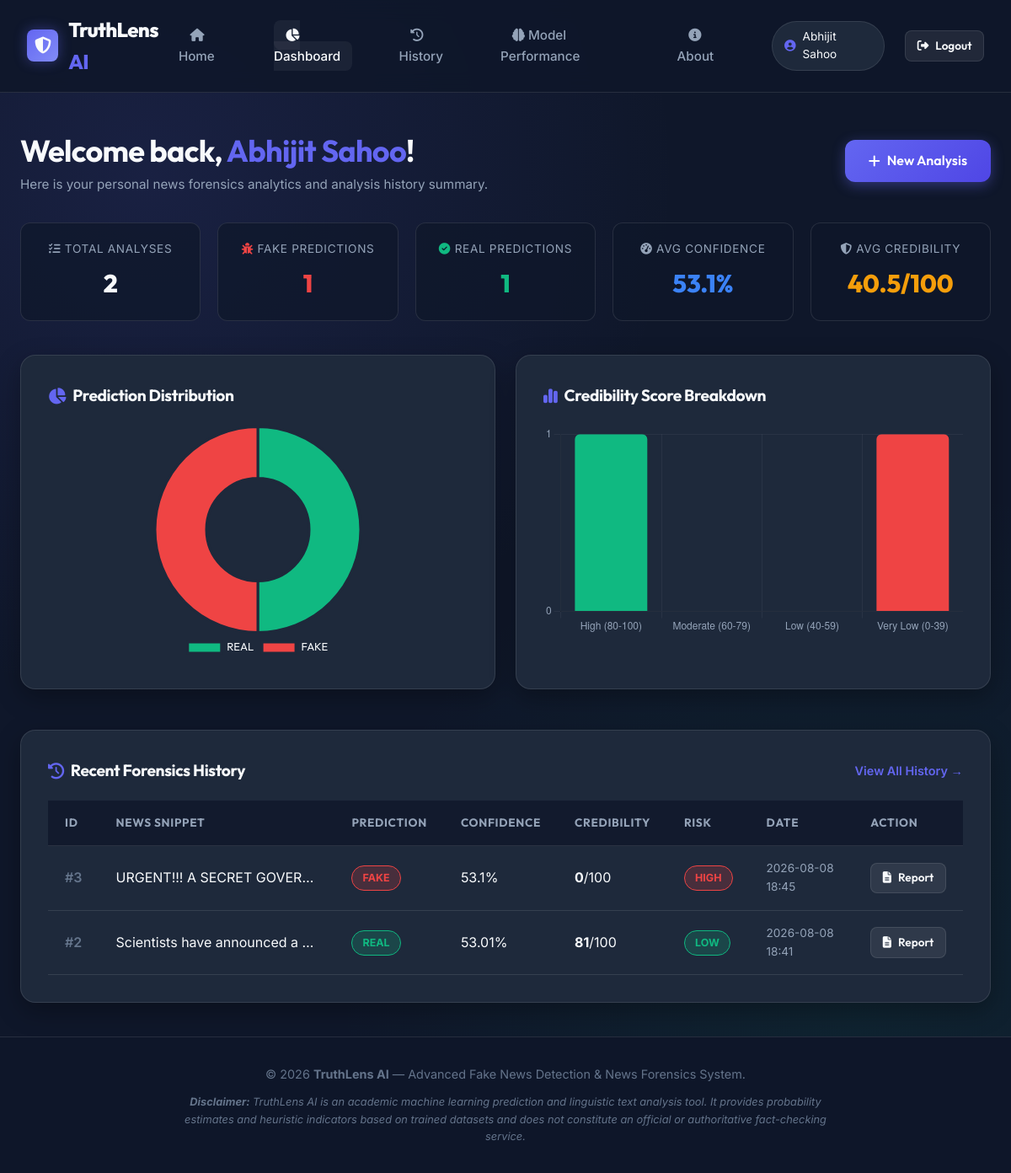
The app's page /dashboard (signed in) with its own data.
### tables this page shows
CREATE TABLE predictions (
            id INTEGER PRIMARY KEY AUTOINCREMENT,
            user_id INTEGER NOT NULL,
            news_text TEXT NOT NULL,
            prediction TEXT NOT NULL,
            confidence REAL NOT NULL,
            credibility_score INTEGER NOT NULL,
            risk_level TEXT NOT NULL,
            clickbait_score INTEGER NOT NULL,
            emotional_score INTEGER NOT NULL,
            word_count INTEGER NOT NULL,
            character_count INTEGER NOT NULL,
            sentence_count INTEGER NOT NULL,
            created_at TIMESTAMP DEFAULT CURRENT_TIMESTAMP,
            FOREIGN KEY (user_id) REFERENCES users (id) ON DELETE CASCADE
        );

### app.py (the view)
@app.route('/dashboard')
@login_required
def dashboard():
    user_id = session['user_id']
    stats = get_user_dashboard_stats(user_id)
    recent_predictions = get_user_predictions(user_id)[:5]
    return render_template('dashboard.html', stats=stats, recent=recent_predictions)

### app.py (called while the page is built)
def login_required(f):
    @wraps(f)
    def decorated_function(*args, **kwargs):
        if 'user_id' not in session:
            flash('Please log in to access this page.', 'warning')
            return redirect(url_for('login'))
        return f(*args, **kwargs)
    return decorated_function

@app.context_processor
def inject_user():
    return {
        'logged_in': 'user_id' in session,
        'user_name': session.get('user_name', ''),
        'user_id': session.get('user_id', None)
    }

### database.py (called while the page is built)
def get_db_connection():
    conn = sqlite3.connect(Config.DATABASE_PATH)
    conn.row_factory = sqlite3.Row
    return conn

def get_user_predictions(user_id, search_query=None, filter_prediction=None):
    conn = get_db_connection()
    cursor = conn.cursor()
    query = "SELECT * FROM predictions WHERE user_id = ?"
    params = [user_id]
    if filter_prediction and filter_prediction in ['REAL', 'FAKE']:
        query += " AND prediction = ?"
        params.append(filter_prediction)
    if search_query:
        query += " AND news_text LIKE ?"
        params.append(f"%{search_query}%")
    query += " ORDER BY created_at DESC"
    cursor.execute(query, params)
    rows = cursor.fetchall()
    conn.close()
    return [dict(row) for row in rows]

### templates/dashboard.html (shortened to what this page needs)
{% extends 'base.html' %}
{% block content %}
<div style="margin-bottom: 2rem; display: flex; justify-content: space-between; align-items: center; flex-wrap: wrap; gap: 1rem;">
  <div>
    <h1 style="font-size: 2.25rem;">Welcome back, <span class="brand-accent">{{ user_name }}</span>!</h1>
    <p style="color: var(--text-muted); font-size: 0.95rem;">Here is your personal news forensics analytics and analysis history summary.</p>
  </div>
  <div>
    <a href="{{ url_for('index') }}" class="btn btn-primary"><i class="fa-solid fa-plus"></i> New Analysis</a>
  </div>
</div>
<div class="metrics-summary-grid" style="margin-bottom: 2.5rem;">
  <div class="metric-stat-box">
    <div class="metric-stat-label"><i class="fa-solid fa-list-check"></i> Total Analyses</div>
    <div class="metric-stat-value" style="color: var(--text-main);">{{ stats.total }}</div>
  </div>
  <div class="metric-stat-box">
    <div class="metric-stat-label"><i class="fa-solid fa-bug" style="color: var(--fake-color);"></i> Fake Predictions</div>
    <div class="metric-stat-value" style="color: var(--fake-color);">{{ stats.fake_count }}</div>
  </div>
  <div class="metric-stat-box">
    <div class="metric-stat-label"><i class="fa-solid fa-check-circle" style="color: var(--real-color);"></i> Real Predictions</div>
    <div class="metric-stat-value" style="color: var(--real-color);">{{ stats.real_count }}</div>
  </div>
  <div class="metric-stat-box">
    <div class="metric-stat-label"><i class="fa-solid fa-gauge-high"></i> Avg Confidence</div>
    <div class="metric-stat-value" style="color: var(--info-color);">{{ stats.avg_confidence }}%</div>
  </div>
  <div class="metric-stat-box">
    <div class="metric-stat-label"><i class="fa-solid fa-shield-halved"></i> Avg Credibility</div>
    <div class="metric-stat-value" style="color: var(--warning-color);">{{ stats.avg_credibility }}/100</div>
  </div>
</div>
{% if stats.total > 0 %}
<div style="display: grid; grid-template-columns: repeat(auto-fit, minmax(340px, 1fr)); gap: 1.5rem; margin-bottom: 3rem;">
  <div class="glass-card">
    <h3 style="font-size: 1.2rem; margin-bottom: 1.25rem; display: flex; align-items: center; gap: 0.5rem;">
      <i class="fa-solid fa-chart-pie" style="color: var(--primary);"></i> Prediction Distribution
    </h3>
    <div style="max-width: 280px; margin: 0 auto;">
      <canvas id="predictionChart"></canvas>
    </div>
  </div>
  <div class="glass-card">
    <h3 style="font-size: 1.2rem; margin-bottom: 1.25rem; display: flex; align-items: center; gap: 0.5rem;">
      <i class="fa-solid fa-chart-simple" style="color: var(--primary);"></i> Credibility Score Breakdown
    </h3>
    <canvas id="credibilityChart" style="max-height: 250px;"></canvas>
  </div>
</div>
{% endif %}
<div class="glass-card">
  <div style="display: flex; justify-content: space-between; align-items: center; margin-bottom: 1.25rem;">
    <h3 style="font-size: 1.2rem; display: flex; align-items: center; gap: 0.5rem;">
      <i class="fa-solid fa-clock-rotate-left" style="color: var(--primary);"></i> Recent Forensics History
    </h3>
    {% if recent %}
      <a href="{{ url_for('history') }}" style="font-size: 0.9rem; font-weight: 600;">View All History →</a>
    {% endif %}
  </div>
  {% if recent %}
  <div class="table-responsive">
    <table class="custom-table">
      <thead>
        <tr>
          <th>ID</th>
          <th>News Snippet</th>
          <th>Prediction</th>
          <th>Confidence</th>
          <th>Credibility</th>
          <th>Risk</th>
          <th>Date</th>
          <th>Action</th>
        </tr>
      </thead>
      <tbody>
        {% for item in recent %}
        <tr>
          <td style="color: var(--text-dim); font-weight: 600;">#{{ item.id }}</td>
          <td style="max-width: 280px; white-space: nowrap; overflow: hidden; text-overflow: ellipsis;">
            {{ item.news_text }}
          </td>
          <td>
            <span class="badge {% if item.prediction == 'REAL' %}badge-success{% else %}badge-danger{% endif %}">
              {{ item.prediction }}
            </span>
          </td>
          <td>{{ item.confidence }}%</td>
          <td><strong>{{ item.credibility_score }}</strong>/100</td>
          <td>
            <span class="badge {% if item.risk_level == 'HIGH' %}badge-danger{% elif item.risk_level == 'MEDIUM' %}badge-warning{% else %}badge-success{% endif %}">
              {{ item.risk_level }}
            </span>
          </td>
          <td style="font-size: 0.85rem; color: var(--text-muted);">{{ item.created_at[:16] }}</td>
          <td>
            <a href="{{ url_for('report', id=item.id) }}" class="btn btn-secondary btn-sm">
              <i class="fa-solid fa-file-lines"></i> Report
            </a>
          </td>
        </tr>
        {% endfor %}
      </tbody>
    </table>
  </div>
  {% else %}
  <p style="color: var(--text-muted); font-size: 0.9rem;">No recent predictions logged.</p>
  {% endif %}
</div>
{% endblock %}
{% block extra_js %}
<script>
  document.addEventListener('DOMContentLoaded', () => {
    const statsData = {{ stats|tojson }};
    initDashboardCharts(statsData);
  });
</script>
{% endblock %}

### templates/base.html (shortened to what this page needs)
<!DOCTYPE html>
<html lang="en">
<head>
  <link rel="stylesheet" href="https://cdnjs.cloudflare.com/ajax/libs/font-awesome/6.4.0/css/all.min.css">
  <link rel="stylesheet" href="{{ url_for('static', filename='css/style.css') }}">
</head>
<body>
  <nav class="navbar">
    <div class="nav-container">
      <a href="{{ url_for('index') }}" class="brand-logo">
        <div class="brand-icon"><i class="fa-solid fa-shield-halved"></i></div>
        <span>TruthLens <span class="brand-accent">AI</span></span>
      </a>
      <ul class="nav-links">
        <li><a href="{{ url_for('index') }}" class="nav-link {% if request.endpoint == 'index' %}active{% endif %}"><i class="fa-solid fa-house"></i> Home</a></li>
        {% if logged_in %}
          <li><a href="{{ url_for('dashboard') }}" class="nav-link {% if request.endpoint == 'dashboard' %}active{% endif %}"><i class="fa-solid fa-chart-pie"></i> Dashboard</a></li>
          <li><a href="{{ url_for('history') }}" class="nav-link {% if request.endpoint == 'history' %}active{% endif %}"><i class="fa-solid fa-clock-rotate-left"></i> History</a></li>
        {% endif %}
        <li><a href="{{ url_for('model_performance') }}" class="nav-link {% if request.endpoint == 'model_performance' %}active{% endif %}"><i class="fa-solid fa-brain"></i> Model Performance</a></li>
        <li><a href="{{ url_for('about') }}" class="nav-link {% if request.endpoint == 'about' %}active{% endif %}"><i class="fa-solid fa-circle-info"></i> About</a></li>
        {% if logged_in %}
          <li class="user-badge"><i class="fa-solid fa-user-circle"></i> {{ user_name }}</li>
          <li><a href="{{ url_for('logout') }}" class="btn btn-secondary btn-sm"><i class="fa-solid fa-right-from-bracket"></i> Logout</a></li>
        {% else %}
          <li><a href="{{ url_for('login') }}" class="nav-link {% if request.endpoint == 'login' %}active{% endif %}">Login</a></li>
          <li><a href="{{ url_for('register') }}" class="btn btn-primary btn-sm"><i class="fa-solid fa-user-plus"></i> Register</a></li>
        {% endif %}
      </ul>
    </div>
  </nav>
  <main class="main-wrapper">
    {% block content %}{% endblock %}
  </main>
  <footer class="footer">
    <p>&copy; 2026 <strong>TruthLens AI</strong> — Advanced Fake News Detection & News Forensics System.</p>
    <p class="disclaimer-text">
      <strong>Disclaimer:</strong> TruthLens AI is an academic machine learning prediction and linguistic text analysis tool.
      It provides probability estimates and heuristic indicators based on trained datasets and does not constitute an official or authoritative fact-checking service.
    </p>
  </footer>
  {% block extra_js %}{% endblock %}
</body>
</html>

### records on screen
predictions: id "3", news_text "URGENT!!! A SECRET GOVER…", prediction "FAKE", confidence "53.1", credibility_score "0", risk_level "HIGH", created_at "2026-08-08 18:45"
predictions: id "2", news_text "Scientists have announced a…", prediction "REAL", confidence "53.01", credibility_score "81", risk_level "LOW", created_at "2026-08-08 18:41"

### other values on screen
{{ user_name }} "Abhijit Sahoo"
{{ stats.total }} "2"
{{ stats.fake_count }} "1"
{{ stats.real_count }} "1"
{{ stats.avg_confidence }} "53.1"
{{ stats.avg_credibility }} "40.5"
